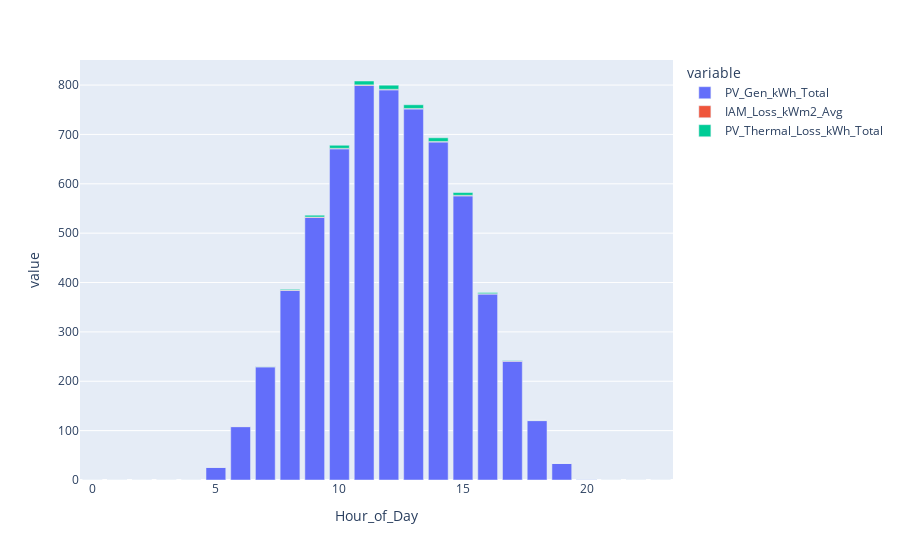

The notebook cell saved with this chart:
### Code cell
import plotly.express as px

px.bar(pv_model.summary_grouped.hourly[["PV_Gen_kWh_Total", "IAM_Loss_kWm2_Avg", "PV_Thermal_Loss_kWh_Total"]])

### Figure 1 — Plotly figure (JSON) as saved in the notebook; plotly's stock layout.template omitted (floating-point values rounded to 4 significant figures)
{"data": [{"alignmentgroup": "True", "hovertemplate": "variable=PV_Gen_kWh_Total<br>Hour_of_Day=%{x}<br>value=%{y}<extra></extra>", "legendgroup": "PV_Gen_kWh_Total", "marker": {"color": "#636efa", "pattern": {"shape": ""}}, "name": "PV_Gen_kWh_Total", "offsetgroup": "PV_Gen_kWh_Total", "orientation": "v", "showlegend": true, "textposition": "auto", "type": "bar", "x": [0, 1, 2, 3, 4, 5, 6, 7, 8, 9, 10, 11, 12, 13, 14, 15, 16, 17, 18, 19, 20, 21, 22, 23], "xaxis": "x", "y": [0, 0, 0, 0, 0, 25.71, 108.1, 229.2, 383.9, 531.8, 670.8, 799.2, 790.3, 751.5, 684.6, 575.5, 376.7, 240.7, 120.3, 33.4, 1.435, 0, 0, 0], "yaxis": "y"}, {"alignmentgroup": "True", "hovertemplate": "variable=IAM_Loss_kWm2_Avg<br>Hour_of_Day=%{x}<br>value=%{y}<extra></extra>", "legendgroup": "IAM_Loss_kWm2_Avg", "marker": {"color": "#EF553B", "pattern": {"shape": ""}}, "name": "IAM_Loss_kWm2_Avg", "offsetgroup": "IAM_Loss_kWm2_Avg", "orientation": "v", "showlegend": true, "textposition": "auto", "type": "bar", "x": [0, 1, 2, 3, 4, 5, 6, 7, 8, 9, 10, 11, 12, 13, 14, 15, 16, 17, 18, 19, 20, 21, 22, 23], "xaxis": "x", "y": [0, 0, 0, 0, 0, 0.086, 0.387, 0.479, 0.837, 1.035, 1.108, 1.201, 1.158, 1.142, 1.172, 1.238, 0.717, 0.556, 0.354, 0.115, 0.03, 0, 0, 0], "yaxis": "y"}, {"alignmentgroup": "True", "hovertemplate": "variable=PV_Thermal_Loss_kWh_Total<br>Hour_of_Day=%{x}<br>value=%{y}<extra></extra>", "legendgroup": "PV_Thermal_Loss_kWh_Total", "marker": {"color": "#00cc96", "pattern": {"shape": ""}}, "name": "PV_Thermal_Loss_kWh_Total", "offsetgroup": "PV_Thermal_Loss_kWh_Total", "orientation": "v", "showlegend": true, "textposition": "auto", "type": "bar", "x": [0, 1, 2, 3, 4, 5, 6, 7, 8, 9, 10, 11, 12, 13, 14, 15, 16, 17, 18, 19, 20, 21, 22, 23], "xaxis": "x", "y": [0, 0, 0, 0, 0, 0, 0.018, 0.417, 1.556, 3.533, 6.164, 7.796, 8.279, 7.393, 7.436, 5.565, 2.285, 0.908, 0.128, 0, 0, 0, 0, 0], "yaxis": "y"}], "layout": {"barmode": "relative", "legend": {"title": {"text": "variable"}, "tracegroupgap": 0}, "margin": {"t": 60}, "xaxis": {"anchor": "y", "domain": [0, 1], "title": {"text": "Hour_of_Day"}}, "yaxis": {"anchor": "x", "domain": [0, 1], "title": {"text": "value"}}}}
